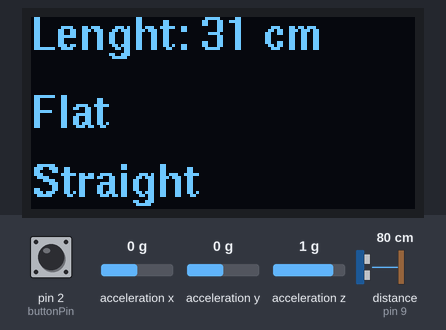
The sketch below on a simulated Arduino Uno, built with avr-gcc and run on an emulated ATmega328P. On the bench: 128×64 one-colour display. Wiring (inferred from the names in the program): ultrasonic range finder: trigger pin 8; echo pin 9; ADXL345 accelerometer at I2C address 0x53. The test bench sets the inputs (shaded band); at power-on: acceleration x 0 g, pin 2 (buttonPin) LOW, acceleration y 0 g, distance to the obstacle (sensor on pin 9) 80 cm, acceleration z 1 g. The echo pulse lasts 58.3 µs per cm.

Above: at 1.2 s.
1.3 s: acceleration x set to -1.4 g
At 1.86 s:
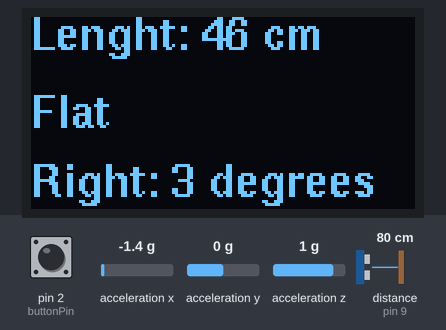
4.1 s: pin 2 (buttonPin) pulled HIGH for 0.3 s
At 4.57 s:
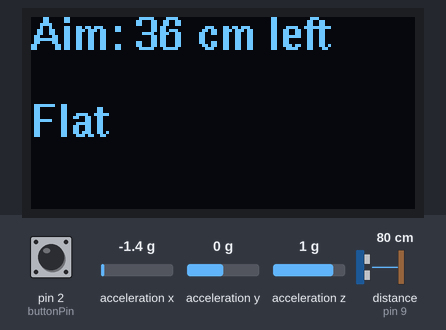
6.5 s: acceleration y set to -1.4 g
At 7.2 s:
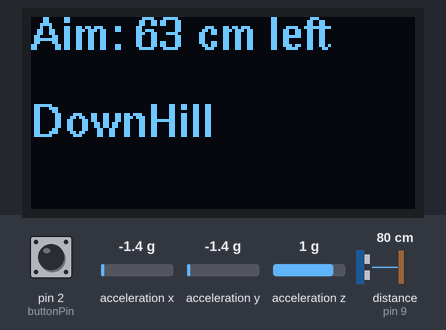
8.3 s: distance to the obstacle (sensor on pin 9) set to 2 cm
At 11.1 s:
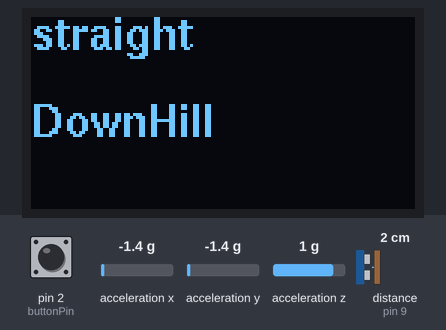
11.3 s: pin 2 (buttonPin) pulled HIGH for 1 s
At 15.1 s:
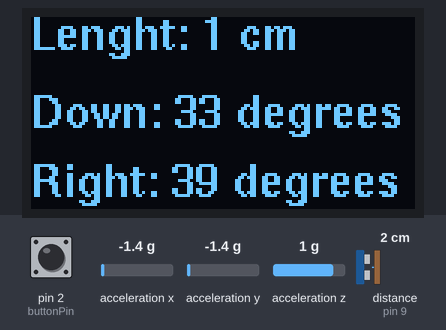
15.3 s: acceleration y set to -0.8 g
At 18.0 s:
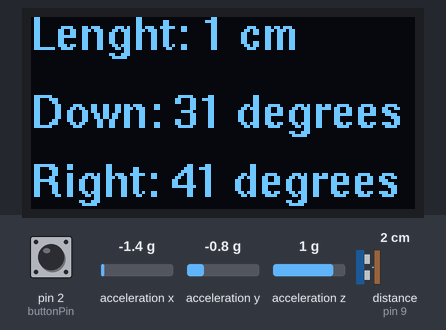
Timing chart, 0 to 19.3 s (numbered marks = the images above; inputs shaded):
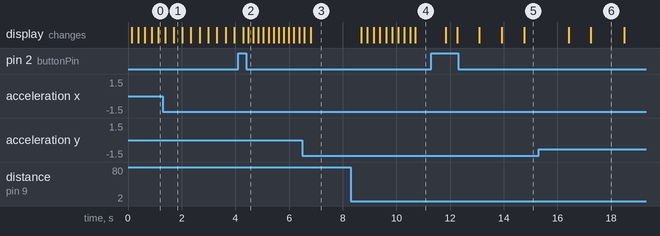

Measured:
- after the input at 4.1 s, the display: first differs from a run without the input after 0.38 s (image 2)
- after the input at 6.5 s, the display: first differs from a run without the input after 0.30 s (image 3)
- after the input at 8.3 s, the display: first changes after 0.39 s (image 4 shows a later state)
- after the input at 11.3 s, the display: first changes after 0.55 s (image 5 shows a later state)

The sketch:

Mitt_f_rsta_projekt.ino
```cpp
#define trigPin 8 // Definiera pin nummer för trig-signalen på ultraljudssensorn
#define echoPin 9// Definiera pin nummer för echo-signalen på ultraljudssensorn
#include "U8glib.h" // Inkludera biblioteket för OLED-skärmen
#include <Wire.h> // Inkludera Wire-biblioteket för I2C-kommunikation

U8GLIB_SSD1306_128X64 Oled(U8G_I2C_OPT_NO_ACK); // Skapa ett objekt för OLED-skärmen

// Variabler för avståndsmätning och hantering
const int numReadings = 10;
int readings[numReadings];
int readIndex = 0;
int total = 0;
long duration;
int distance;

//variabler från axelrometern
String right_or_left, up_or_down, long_or_short, right_or_left_op_sistasidan, cm;
int sida_formel;
float X_out, Y_out, Z_out;
float roll, pitch, rollF, pitchF = 0;
int rollFF, pitchFF;

//variabler får knappen
int buttonState = 0;
int lastButtonState = LOW;
bool displayAlternate = false;
const int buttonPin = 2;

// variaber för skärmen
int ADXL345 = 0x53;

void setup() {

  Serial.begin(9600); // Starta seriell kommunikation
  Oled.setFont(u8g_font_helvB10); // Ange en font för OLED-skärmen
  pinMode(trigPin, OUTPUT); // Ange trigPin som utgång
  pinMode(echoPin, INPUT); // Ange echoPin som ingång
  pinMode(buttonPin, INPUT); // Ange buttonPin som ingång

  Wire.begin(); // Starta I2C-kommunikationen - Initierar I2C-kommunikationen för att kunna kommunicera med enheter via I2C.

  Wire.beginTransmission(ADXL345); // Börja en I2C-sändning till enheten med adressen ADXL345.
  Wire.write(0x2D); // Skicka kommandot till registret 0x2D på ADXL345.
  Wire.write(8); // Skicka värdet 8 till registret 0x2D på ADXL345.
  Wire.endTransmission(); // Avsluta sändningen till ADXL345 och skicka kommandona. Vänta en kort stund (10 millisekunder) efter sändningen.

  //x axeln
  Wire.beginTransmission(ADXL345); // Börja en ny sändning till ADXL345.
  Wire.write(0x1E); // Skicka kommandot till registret 0x1E på ADXL345.
  Wire.write(-1); // Skicka värdet -1 till registret 0x1E på ADXL345.
  Wire.endTransmission(); // Avsluta sändningen till ADXL345 och vänta en stund.

  //y axeln
  Wire.beginTransmission(ADXL345); // Börja en ny sändning till ADXL345.
  Wire.write(0x1F); // Skicka kommandot till registret 0x1F på ADXL345.
  Wire.write(0); // Skicka värdet 0 till registret 0x1F på ADXL345.
  Wire.endTransmission(); // Avsluta sändningen till ADXL345.

  //z axeln
  Wire.beginTransmission(ADXL345); // Börja en ny sändning till ADXL345.
  Wire.write(0x20); // Skicka kommandot till registret 0x20 på ADXL345.
  Wire.write(3); // Skicka värdet 3 till registret 0x20 på ADXL345.
  Wire.endTransmission(); // Avsluta sändningen till ADXL345.

}

void loop() {

  buttonState = digitalRead(buttonPin); // Läs knappens aktuella tillstånd

  if (buttonState == HIGH && lastButtonState == LOW) { // Kolla om knappen trycks ned för att växla displayläge
    displayAlternate = !displayAlternate; // Växla displayläget
  }

  lastButtonState = buttonState; // Uppdatera knappens föregående tillstånd

  if ((displayAlternate) && (sida_formel >= 1)) { // Kontrollera displayläge och sida_formel för att uppdatera OLED 2
    updateOled2("Aim: " + String(sida_formel) + (" cm ") + String(right_or_left_op_sistasidan), String(long_or_short));
  } else if ((displayAlternate) && (sida_formel < 1)) { // Kontrollera displayläge och sida_formel för att uppdatera OLED 2
    updateOled2(String(right_or_left_op_sistasidan), String(long_or_short));
  } else if ((rollF < 1) && (rollF > -1) && (pitchFF < 1) && (pitchFF > -1)) { // Kontrollera rollF och pitchFF för att uppdatera OLED 1
    updateOled1("Lenght: " + String(distance) + " cm", String(up_or_down), String(right_or_left));
  } else if ((rollF < 1) && (rollF > -1)) { // Kontrollera rollF för att uppdatera OLED 1
    updateOled1("Lenght: " + String(distance) + " cm", String(up_or_down), String(right_or_left) + ": " + String(pitchFF) + " degrees");
  } else if ((pitchF < 1) && (pitchF > -1)) { // Kontrollera pitchF för att uppdatera OLED 1
    updateOled1("Lenght: " + String(distance) + " cm", String(up_or_down)  + ": " + String(rollFF) + " degrees", String(right_or_left));
  } else { // Uppdatera OLED 1 med avstånd, lutning och riktning
    updateOled1("Lenght: " + String(distance) + " cm", String(up_or_down) + ": " + String(rollFF) + " degrees", String(right_or_left) + ": " + String(pitchFF) + " degrees");
  }

  updateDistance(); // Uppdatera avståndet från ultraljudssensorn
  updateLut(); // Uppdatera data från accelerometer


}

void updateDistance() {

  digitalWrite(trigPin, LOW); // Sätt trigPin till låg nivå
  digitalWrite(trigPin, HIGH); // Sätt trigPin till hög nivå
  digitalWrite(trigPin, LOW); // Återgå trigPin till låg nivå
  duration = pulseIn(echoPin, HIGH); // Mät varaktigheten av ljudimpulsen
  distance = duration * 0.034 / 2; // Beräkna avståndet baserat på ljudets hastighet

  // Beräkna medelvärdet av de senaste 10 avståndsmätningarna
  total = total - readings[readIndex];
  readings[readIndex] = distance;
  total = total + readings[readIndex];
  readIndex = (readIndex + 1) % numReadings;
  distance = total / numReadings;

}

void updateOled1(String text, String text2, String text3) {

  Oled.firstPage(); // Välj första sidan på OLED-skärmen
  do {
    Oled.drawStr(0, 11, text.c_str()); // Rita text på specificerade positioner på skärmen
    Oled.drawStr(0, 37.5, text2.c_str()); // Rita text på specificerade positioner på skärmen
    Oled.drawStr(0, 60, text3.c_str()); // Rita text på specificerade positioner på skärmen
  } while (Oled.nextPage()); // Fortsätt till nästa sida på skärmen om det finns mer att rita

}

void updateOled2(String text, String text2) {

  Oled.firstPage(); // Välj första sidan på OLED-skärmen
  do {
    Oled.drawStr(0, 11, text.c_str()); // Rita text på specificerade positioner på skärmen
    Oled.drawStr(0, 40, text2.c_str()); // Rita text på specificerade positioner på skärmen
  } while (Oled.nextPage()); // Fortsätt till nästa sida på skärmen om det finns mer att rita

}

void updateLut() {

  Wire.beginTransmission(ADXL345); // Starta I2C-sändning till ADXL345
  Wire.write(0x32); // Skicka kommando till ADXL345
  Wire.endTransmission(false); // Avsluta sändningen till ADXL345 (utan att släppa bussen)
  Wire.requestFrom(ADXL345, 6, true); // Begär data från ADXL345
  X_out = ( Wire.read() | Wire.read() << 8); // Läs X-axelvärdet från ADXL345
  X_out = X_out / 256; // Konvertera X-axelvärdet
  Y_out = ( Wire.read() | Wire.read() << 8); // Läs Y-axelvärdet från ADXL345
  Y_out = Y_out / 256; // Konvertera Y-axelvärdet
  Z_out = ( Wire.read() | Wire.read() << 8); // Läs Z-axelvärdet från ADXL345
  Z_out = Z_out / 256; // Konvertera Z-axelvärdet

  // Beräkna roll och pitch från accelerometerdata
  roll = atan(Y_out / sqrt(pow(X_out, 2) + pow(Z_out, 2))) * 180 / PI;
  pitch = atan(-1 * X_out / sqrt(pow(Y_out, 2) + pow(Z_out, 2))) * 180 / PI;

  // Filtrera och beräkna absoluta värden av roll och pitch
  rollF = 0.94 * rollF + 0.06 * roll;
  pitchF = 0.94 * pitchF + 0.06 * pitch;
  rollFF = abs(rollF);
  pitchFF = abs(pitchF);

  // Uppdatera riktningen beroende på pitch lutningsvärden
  if (pitchF > 1) { // Om pitch är större än 1
    right_or_left = "Right"; // Sätt variabel till höger
    right_or_left_op_sistasidan = "left"; // Sätt variabel till vänster
  } else if (pitchF < -1) { // Om pitch är mindre än -1
    right_or_left = "Left"; // Sätt variabel till vänster
    right_or_left_op_sistasidan = "right"; // Sätt variabel riktning till höger
  } else { // Annars, om pitch är mellan -1 och 1
    right_or_left = "Straight"; // Sätt variabel till rak
  }

  // Uppdatera lutning beroende på roll lutningsvärden
  if (rollF > 1) { // Om roll är större än 1
    up_or_down = "Up"; // Sätt variabel till uppåt
    long_or_short = "UpHill"; // Sätt variabeln till uppförsbacke
  } else if (rollF < -1) { // Om roll är mindre än -1
    up_or_down = "Down"; // Sätt variabeln till nedåt
    long_or_short = "DownHill"; // Sätt variabeln till nedförsbacke
  } else { // Annars, om roll är mellan -1 och 1
    up_or_down = "Flat"; // Sätt variabeln till platt
    long_or_short = "Flat"; // Sätt variablen till platt
  }

  // Beräkna formeln för sidans längd beroende på lutningsvärden och avstånd
  sida_formel = tan(pitchFF * PI / 180) * distance;

  // Kontrollera sidans längd och uppdatera motsatt riktning om den är negativ
  if (sida_formel < 0) { // Om sidans längd är mindre än 0
    sida_formel = sida_formel * -1; // Gör sidans längd positiv
  } else if (sida_formel < 1) { // Om sidans längd är mindre än 1
    right_or_left_op_sistasidan = "straight"; // Uppdatera varaibel till "rak"

  }
}
```
